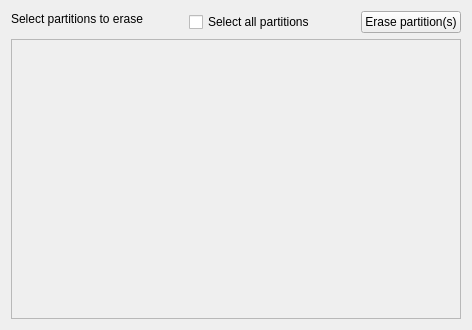
        <widget class="QWidget" name="erasetab">
         <attribute name="title">
          <string>Erase partition(s)</string>
         </attribute>
         <layout class="QHBoxLayout" name="horizontalLayout_10">
          <item>
           <layout class="QVBoxLayout" name="verticalLayout_10">
            <item>
             <layout class="QHBoxLayout" name="horizontalLayout_9">
              <item>
               <widget class="QLabel" name="erasetitle">
                <property name="sizePolicy">
                 <sizepolicy hsizetype="Preferred" vsizetype="Fixed">
                  <horstretch>0</horstretch>
                  <verstretch>0</verstretch>
                 </sizepolicy>
                </property>
                <property name="minimumSize">
                 <size>
                  <width>0</width>
                  <height>20</height>
                 </size>
                </property>
                <property name="text">
                 <string>Select partitions to erase</string>
                </property>
                <property name="alignment">
                 <set>Qt::AlignLeading|Qt::AlignLeft|Qt::AlignTop</set>
                </property>
               </widget>
              </item>
              <item>
               <spacer name="horizontalSpacer_13">
                <property name="orientation">
                 <enum>Qt::Horizontal</enum>
                </property>
                <property name="sizeHint" stdset="0">
                 <size>
                  <width>40</width>
                  <height>20</height>
                 </size>
                </property>
               </spacer>
              </item>
              <item>
               <widget class="QCheckBox" name="eraseselectallpartitionscheckbox">
                <property name="text">
                 <string>Select all partitions</string>
                </property>
               </widget>
              </item>
              <item>
               <spacer name="horizontalSpacer_12">
                <property name="orientation">
                 <enum>Qt::Horizontal</enum>
                </property>
                <property name="sizeHint" stdset="0">
                 <size>
                  <width>40</width>
                  <height>20</height>
                 </size>
                </property>
               </spacer>
              </item>
              <item>
               <widget class="QPushButton" name="erasepartitionsbtn">
                <property name="text">
                 <string>Erase partition(s)</string>
                </property>
               </widget>
              </item>
             </layout>
            </item>
            <item>
             <widget class="QScrollArea" name="erasepartitionList">
              <property name="sizePolicy">
               <sizepolicy hsizetype="MinimumExpanding" vsizetype="Expanding">
                <horstretch>0</horstretch>
                <verstretch>0</verstretch>
               </sizepolicy>
              </property>
              <property name="minimumSize">
               <size>
                <width>0</width>
                <height>280</height>
               </size>
              </property>
              <property name="verticalScrollBarPolicy">
               <enum>Qt::ScrollBarAsNeeded</enum>
              </property>
              <property name="horizontalScrollBarPolicy">
               <enum>Qt::ScrollBarAsNeeded</enum>
              </property>
              <property name="sizeAdjustPolicy">
               <enum>QAbstractScrollArea::AdjustToContentsOnFirstShow</enum>
              </property>
              <property name="widgetResizable">
               <bool>true</bool>
              </property>
              <widget class="QWidget" name="scrollAreaWidgetContents_3">
               <property name="geometry">
                <rect>
                 <x>0</x>
                 <y>0</y>
                 <width>700</width>
                 <height>311</height>
                </rect>
               </property>
              </widget>
             </widget>
            </item>
           </layout>
          </item>
         </layout>
        </widget>
